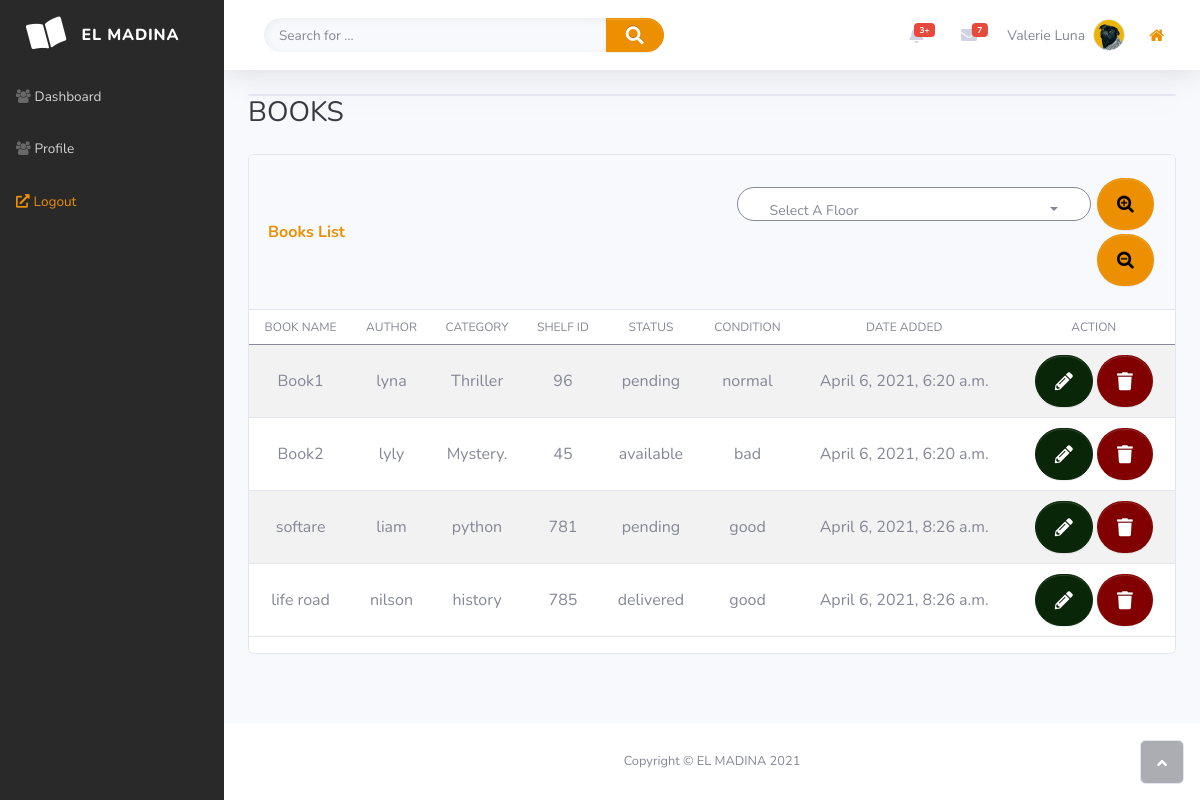
Page /booksList/ on the committed database.
### management_side/models.py (models this page shows, shortened)
class Book(models.Model):
    STATUS =(
        ('available','available'),
        ('non-available','non-available'),
    )
    name= models.CharField(max_length=50,null=True)
    author= models.CharField(max_length=50,null=True)
    category= models.CharField(max_length=50,null=True)
    shelf= models.CharField(max_length=50,null=True)
    status= models.CharField(max_length=50,null=True,choices=STATUS)
    condition= models.CharField(max_length=50,null=True)
    date_created= models.DateTimeField(auto_now_add=True)

### management_side/views.py (the view)
# urls.py: path('booksList/',views.booksList,name="booksList"),
def booksList(request):
    books=Book.objects.all()
    return render(request,'management/booksList.html',{'books': books})

### registration/templatetags/user_tags.py (called while the page is built)
@register.filter(name='has_group')
def has_group(user, group_name):
    group = Group.objects.filter(name=group_name)
    if group:
        group = group.first()
        return group in user.groups.all()
    else:
        return False

### templates/management/booksList.html (shortened to what this page needs)
{%extends 'management/main.html'%}
{% load static %}
{% block content%}
    <div class="d-flex flex-column" id="content-wrapper">
        <div id="content">
            {%include 'management/navbar.html'%}
            <div class="container-fluid">
                <div class="card shadow"></div>
            </div>
            <div class="container-fluid">
                <div class="row">
                    <div class="col-12 col-sm-6 col-md-6">
                        <h3 class="text-dark mb-4">BOOKS</h3>
                    </div>
                </div>
                <div class="card" id="TableSorterCard">
                    <div class="card-header py-3">
                        <div class="row table-topper align-items-center">
                            <div class="col-12 col-sm-5 col-md-6 text-start" style="margin: 0px;padding: 5px 15px;">
                                <p class="text-primary m-0 fw-bold" style="color: rgb(236,143,0) !important;">Books List</p>
                            </div>
                            <div class="col-12 col-sm-7 col-md-6 text-end" style="margin: 0px;padding: 5px 15px;">
                                <span class="dropdown">
                                    <button class="btn btn-secondary dropdown-toggle " type="button" aria-haspopup="true" aria-expanded="false" data-bs-toggle="dropdown" style="color: rgb(133,135,150);width: 354px;border: 1px solid rgb(133,135,150);border-top-width: 1px;border-top-color: rgb(133, 135, 150);border-right-width: 1px;border-bottom-width: 1px;border-left-width: 1px;height: 34px;background: rgb(255,255,255);">Select A Floor&nbsp; &nbsp; &nbsp; &nbsp; &nbsp; &nbsp; &nbsp; &nbsp; &nbsp; &nbsp; &nbsp; &nbsp; &nbsp; &nbsp; &nbsp; &nbsp; &nbsp; &nbsp; &nbsp; &nbsp; &nbsp; &nbsp; &nbsp;&nbsp;&nbsp;&nbsp;&nbsp;&nbsp;&nbsp;&nbsp;</button>
                                </span>
                                <button class="btn btn-warning btn-sm" id="zoom_in" type="button" zoomclick="ChangeZoomLevel(-10);" style="margin: 2px;border-bottom-color: rgb(236,143,0);background: #ec8f00;">
                                    <i class="fa fa-search-plus" style="border-bottom-color: rgb(236,143,0) !important;"></i>
                                </button>
                                <button class="btn btn-warning btn-sm" id="zoom_out" type="button" zoomclick="ChangeZoomLevel(-10);" style="margin: 2px;border-bottom-color: rgb(236,143,0) !important;background: #ec8f00;">
                                    <i class="fa fa-search-minus"></i>
                                </button>
                            </div>
                        </div>
                    </div>
                    <div class="row">
                        <div class="col-12">
                            <div class="table-responsive">
                                <table class="table table-striped table tablesorter" id="ipi-table">
                                    <thead class="thead-dark">
                                        <tr style="background: rgb(81,89,106);">
                                            <th class="text-center" style="background: rgb(255,255,255);color: rgb(133,135,150);">Book Name</th>
                                            <th class="text-center" style="background: rgb(255,255,255);color: rgb(133,135,150);">Author</th>
                                            <th class="text-center" style="background: rgb(255,255,255);color: rgb(133,135,150);">Category</th>
                                            <th class="text-center" style="background: rgb(255,255,255);color: rgb(133,135,150);">Shelf Id</th>
                                            <th class="text-center" style="background: rgb(255,255,255);color: rgb(133,135,150);">Status</th>
                                            <th class="text-center" style="background: rgb(255,255,255);color: rgb(133,135,150);">Condition</th>
                                            <th class="text-center" style="background: rgb(255,255,255);color: rgb(133,135,150);">Date added</th>
                                            <th class="text-center filter-false sorter-false" style="background: rgb(255,255,255);color: rgb(133,135,150);">Action</th>
                                        </tr>
                                    </thead>
                                    <tbody class="text-center">
                                        {% for item in books %}
                                        <tr>
                                            <td>{{item.name}}</td>
                                            <td>{{item.author}}</td>
                                            <td>{{item.category}}</td>
                                            <td>{{item.shelf}}</td>
                                            <td>{{item.status}}</td>
                                            <td>{{item.condition}}</td>
                                            <td>{{item.date_created}}</td>
                                            <td class="text-center"><a class="btn btn-success" role="button" style="background: #002907;margin: 2px;"><i class="fas fa-pencil-alt"></i></a><a class="btn btn-danger" role="button" style="margin: 2px;background: #810000;"><i class="fas fa-trash"></i></a></td>
                                        </tr>
                                        {% endfor%}
                                    </tbody>
                                </table>
                            </div>
                        </div>
                    </div>
                </div>
            </div>
        </div>
        {%include 'management/footer.html'%}
    </div>
    <a class="border rounded d-inline scroll-to-top" href="#page-top"><i class="fas fa-angle-up"></i></a>
{% endblock%}

### templates/management/main.html (shortened to what this page needs)
{% load static %}
<!DOCTYPE html>
<html lang="ar">
<head>
    <link rel="stylesheet" href="{% static 'bootstrap/css/bootstrap.min.css' %}">
    <link rel="stylesheet" href="https://use.fontawesome.com/releases/v5.12.0/css/all.css">
    <link rel="stylesheet" href="https://cdnjs.cloudflare.com/ajax/libs/font-awesome/4.7.0/css/font-awesome.min.css">
    <link rel="stylesheet" href="{% static 'fonts/fontawesome5-overrides.min.css' %}">
    <link rel="stylesheet" href="{% static 'css/styles.min.css' %}">
    <link rel="stylesheet" href="https://cdn.datatables.net/buttons/1.6.5/css/buttons.dataTables.min.css">
    <link rel="stylesheet" href="https://cdnjs.cloudflare.com/ajax/libs/datatables/1.10.21/css/dataTables.bootstrap4.min.css">
    <link rel="stylesheet" href="https://cdnjs.cloudflare.com/ajax/libs/jquery.tablesorter/2.31.2/css/theme.bootstrap_4.min.css">
    <link rel="stylesheet" href="https://cdnjs.cloudflare.com/ajax/libs/jqueryui/1.12.1/jquery-ui.min.css">
   </head>
    <body id="page-top">
        <div id="wrapper">
            {%include 'management/sidebar.html'%}
            {% block content%}
            {% endblock%}
        </div>
    </body>
</html>

### templates/management/sidebar.html (shortened to what this page needs)
{% load static %}
{% load user_tags %}
<nav class="navbar navbar-dark align-items-start sidebar sidebar-dark accordion bg-gradient-primary p-0" style="background: #292929;">
    <div class="container-fluid d-flex flex-column p-0"><a class="navbar-brand d-flex justify-content-center align-items-center sidebar-brand m-0" href="#">
            <div class="sidebar-brand-icon rotate-n-15"><i class="fas fa-book-open"></i></div>
            <div class="sidebar-brand-text mx-3"><span>EL madina</span></div>
        </a>
        <ul class="navbar-nav text-light" id="accordionSidebar-1">
            <li class="nav-item"><a class="nav-link"  href="{% url 'home'%}"><i class="fa fa-users"></i><span>Dashboard</span></a></li>
            <li class="nav-item"><a class="nav-link"  href="{% url 'profile'%}"><i class="fa fa-users"></i><span>Profile</span></a></li>
            <li class="nav-item"><a class="nav-link" href="{% url 'logout'%}"><i class="fas fa-external-link-alt" style="color: #ec8f00 !important;"></i><span style="color: #ec8f00 !important;">Logout</span></a></li>
        </ul>
        <div class="text-center d-none d-md-inline"><button class="btn rounded-circle border-0" id="sidebarToggle-1" type="button"></button></div>
    </div>
</nav>

### templates/management/navbar.html (shortened to what this page needs)
{% load static %}
<nav class="navbar navbar-light navbar-expand bg-white shadow mb-4 topbar static-top">
    <div class="container-fluid"><button class="btn btn-link d-md-none rounded-circle me-3" id="sidebarToggleTop" type="button"></button>
        <form class="d-none d-sm-inline-block me-auto ms-md-3 my-2 my-md-0 mw-100 navbar-search">
            <div class="input-group"><input class="bg-light form-control border-0 small" type="text" placeholder="Search for ..."><button class="btn btn-primary py-0" type="button" style="background: #ec8f00;border-color: #ec8f00;"><i class="fas fa-search" style="border-color: #ec8f00;border-bottom-color: rgb(236, 143, 0);"></i></button></div>
        </form><a href="#"></a>
        <ul class="navbar-nav flex-nowrap ms-auto">
            <li class="nav-item dropdown no-arrow mx-1">
                <div class="nav-item dropdown no-arrow"><a class="dropdown-toggle nav-link" aria-expanded="false" data-bs-toggle="dropdown" href="#"><span class="badge bg-danger badge-counter">3+</span></a>
                </div>
            </li>
            <li class="nav-item dropdown no-arrow mx-1">
                <div class="nav-item dropdown no-arrow"><a class="dropdown-toggle nav-link" aria-expanded="false" data-bs-toggle="dropdown" href="#"><span class="badge bg-danger badge-counter">7</span><i class="fas fa-envelope fa-fw"></i></a>
                </div>
            </li>
            <li class="nav-item dropdown no-arrow">
                <div class="nav-item dropdown no-arrow"><a class="dropdown-toggle nav-link" aria-expanded="false" data-bs-toggle="dropdown" href="#"><span class="d-none d-lg-inline me-2 text-gray-600 small">Valerie Luna</span><img class="border rounded-circle img-profile" src="{%static 'img/avatars/avatar5.jpeg'%}"></a>
                </div>
            </li>
            <li class="nav-item dropdown no-arrow"><a class="nav-link" href="#"><i class="fa fa-home" style="color: #ec8f00;width: 20;font-size: 44;"></i></a></li>
        </ul>
    </div>
</nav>

### templates/management/footer.html
{% load static %}
<footer class="bg-white sticky-footer">
    <div class="container my-auto">
        <div class="text-center my-auto copyright"><span>Copyright © EL MADINA 2021</span></div>
    </div>
</footer>

### rows in the picture
Book: name "Book1", author "lyna", category "Thriller", shelf "96", status "pending", condition "normal", date_created "April 6, 2021, 6:20 a.m."
Book: name "Book2", author "lyly", category "Mystery.", shelf "45", status "available", condition "bad", date_created "April 6, 2021, 6:20 a.m."
Book: name "softare", author "liam", category "python", shelf "781", status "pending", condition "good", date_created "April 6, 2021, 8:26 a.m."
Book: name "life road", author "nilson", category "history", shelf "785", status "delivered", condition "good", date_created "April 6, 2021, 8:26 a.m."
